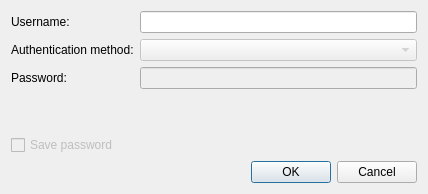
<?xml version="1.0" encoding="UTF-8"?>
<ui version="4.0">
 <class>LoginDialog</class>
 <widget class="QDialog" name="LoginDialog">
  <property name="geometry">
   <rect>
    <x>0</x>
    <y>0</y>
    <width>428</width>
    <height>194</height>
   </rect>
  </property>
  <property name="windowTitle">
   <string>Dialog</string>
  </property>
  <layout class="QVBoxLayout" name="verticalLayout">
   <item>
    <layout class="QFormLayout" name="formLayout">
     <item row="0" column="0">
      <widget class="QLabel" name="usernameLabel">
       <property name="text">
        <string>Username:</string>
       </property>
      </widget>
     </item>
     <item row="0" column="1">
      <widget class="QLineEdit" name="usernameEdit"/>
     </item>
     <item row="1" column="0">
      <widget class="QLabel" name="authMethodLabel">
       <property name="text">
        <string>Authentication method:</string>
       </property>
      </widget>
     </item>
     <item row="1" column="1">
      <widget class="QComboBox" name="authMethodComboBox">
       <property name="enabled">
        <bool>false</bool>
       </property>
      </widget>
     </item>
     <item row="2" column="0">
      <widget class="QLabel" name="passwordLabel">
       <property name="text">
        <string>Password:</string>
       </property>
      </widget>
     </item>
     <item row="2" column="1">
      <widget class="QLineEdit" name="passwordEdit">
       <property name="enabled">
        <bool>false</bool>
       </property>
      </widget>
     </item>
    </layout>
   </item>
   <item>
    <widget class="QCheckBox" name="checkBox">
     <property name="enabled">
      <bool>false</bool>
     </property>
     <property name="text">
      <string>Save password</string>
     </property>
    </widget>
   </item>
   <item>
    <widget class="QDialogButtonBox" name="buttonBox">
     <property name="orientation">
      <enum>Qt::Horizontal</enum>
     </property>
     <property name="standardButtons">
      <set>QDialogButtonBox::Cancel|QDialogButtonBox::Ok</set>
     </property>
    </widget>
   </item>
  </layout>
 </widget>
 <resources/>
 <connections>
  <connection>
   <sender>buttonBox</sender>
   <signal>accepted()</signal>
   <receiver>LoginDialog</receiver>
   <slot>accept()</slot>
   <hints>
    <hint type="sourcelabel">
     <x>248</x>
     <y>254</y>
    </hint>
    <hint type="destinationlabel">
     <x>157</x>
     <y>274</y>
    </hint>
   </hints>
  </connection>
  <connection>
   <sender>buttonBox</sender>
   <signal>rejected()</signal>
   <receiver>LoginDialog</receiver>
   <slot>reject()</slot>
   <hints>
    <hint type="sourcelabel">
     <x>316</x>
     <y>260</y>
    </hint>
    <hint type="destinationlabel">
     <x>286</x>
     <y>274</y>
    </hint>
   </hints>
  </connection>
 </connections>
</ui>
